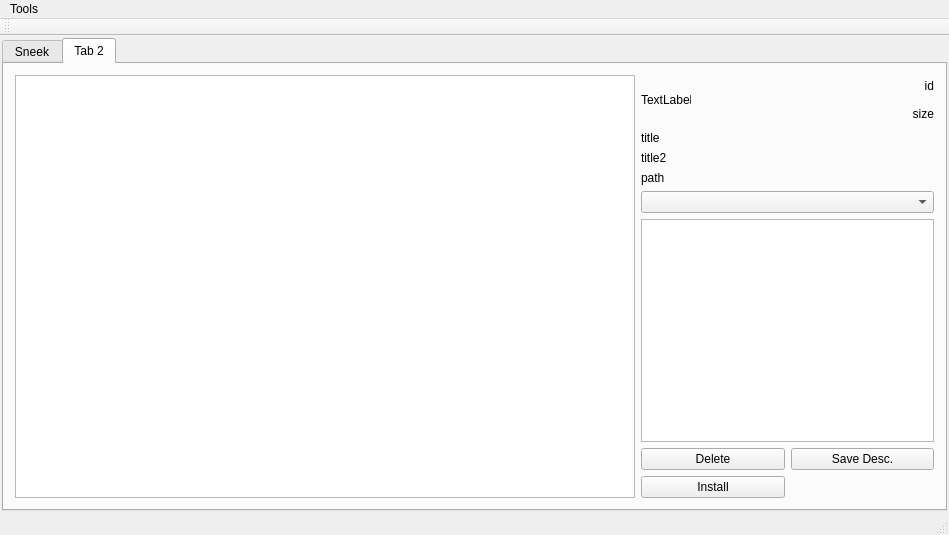
<?xml version="1.0" encoding="UTF-8"?>
<ui version="4.0">
 <class>MainWindow</class>
 <widget class="QMainWindow" name="MainWindow">
  <property name="geometry">
   <rect>
    <x>0</x>
    <y>0</y>
    <width>949</width>
    <height>535</height>
   </rect>
  </property>
  <property name="windowTitle">
   <string>MainWindow</string>
  </property>
  <widget class="QWidget" name="centralWidget">
   <layout class="QGridLayout" name="gridLayout">
    <property name="margin">
     <number>2</number>
    </property>
    <item row="0" column="0">
     <widget class="QTabWidget" name="tabWidget">
      <property name="currentIndex">
       <number>1</number>
      </property>
      <widget class="QWidget" name="sneekTab">
       <attribute name="title">
        <string>Sneek</string>
       </attribute>
       <layout class="QGridLayout" name="gridLayout_2">
        <item row="0" column="0">
         <widget class="QListWidget" name="listWidget_sneekSaves">
          <property name="minimumSize">
           <size>
            <width>620</width>
            <height>0</height>
           </size>
          </property>
          <property name="maximumSize">
           <size>
            <width>620</width>
            <height>16777215</height>
           </size>
          </property>
          <property name="selectionMode">
           <enum>QAbstractItemView::ExtendedSelection</enum>
          </property>
          <property name="iconSize">
           <size>
            <width>200</width>
            <height>80</height>
           </size>
          </property>
          <property name="movement">
           <enum>QListView::Static</enum>
          </property>
          <property name="viewMode">
           <enum>QListView::IconMode</enum>
          </property>
          <property name="uniformItemSizes">
           <bool>true</bool>
          </property>
          <property name="wordWrap">
           <bool>true</bool>
          </property>
          <property name="sortingEnabled">
           <bool>true</bool>
          </property>
         </widget>
        </item>
        <item row="0" column="1">
         <layout class="QVBoxLayout" name="verticalLayout_2">
          <item>
           <layout class="QHBoxLayout" name="horizontalLayout">
            <item>
             <widget class="QLabel" name="label_sneek_icon">
              <property name="minimumSize">
               <size>
                <width>50</width>
                <height>50</height>
               </size>
              </property>
              <property name="maximumSize">
               <size>
                <width>50</width>
                <height>50</height>
               </size>
              </property>
              <property name="text">
               <string>TextLabel</string>
              </property>
             </widget>
            </item>
            <item>
             <layout class="QVBoxLayout" name="verticalLayout">
              <item>
               <widget class="QLabel" name="label_sneek_id">
                <property name="text">
                 <string>id</string>
                </property>
                <property name="alignment">
                 <set>Qt::AlignRight|Qt::AlignTrailing|Qt::AlignVCenter</set>
                </property>
               </widget>
              </item>
              <item>
               <widget class="QLabel" name="label_sneek_size">
                <property name="minimumSize">
                 <size>
                  <width>193</width>
                  <height>0</height>
                 </size>
                </property>
                <property name="text">
                 <string>size</string>
                </property>
                <property name="alignment">
                 <set>Qt::AlignRight|Qt::AlignTrailing|Qt::AlignVCenter</set>
                </property>
               </widget>
              </item>
             </layout>
            </item>
           </layout>
          </item>
          <item>
           <widget class="QLabel" name="label_sneek_title">
            <property name="text">
             <string>title</string>
            </property>
           </widget>
          </item>
          <item>
           <widget class="QLabel" name="label_sneek_title2">
            <property name="text">
             <string>title2</string>
            </property>
           </widget>
          </item>
          <item>
           <widget class="QLabel" name="label_sneek_path">
            <property name="text">
             <string>path</string>
            </property>
           </widget>
          </item>
          <item>
           <spacer name="verticalSpacer">
            <property name="orientation">
             <enum>Qt::Vertical</enum>
            </property>
            <property name="sizeHint" stdset="0">
             <size>
              <width>20</width>
              <height>40</height>
             </size>
            </property>
           </spacer>
          </item>
          <item>
           <widget class="QPushButton" name="pushButton_sneekDelete">
            <property name="text">
             <string>Delete</string>
            </property>
           </widget>
          </item>
          <item>
           <widget class="QPushButton" name="pushButton_sneekExtract">
            <property name="text">
             <string>Extract</string>
            </property>
           </widget>
          </item>
         </layout>
        </item>
       </layout>
      </widget>
      <widget class="QWidget" name="tab_2">
       <attribute name="title">
        <string>Tab 2</string>
       </attribute>
       <layout class="QGridLayout" name="gridLayout_4">
        <item row="0" column="0">
         <widget class="QListWidget" name="listWidget_sneekSaves_2">
          <property name="minimumSize">
           <size>
            <width>620</width>
            <height>0</height>
           </size>
          </property>
          <property name="maximumSize">
           <size>
            <width>620</width>
            <height>16777215</height>
           </size>
          </property>
          <property name="selectionMode">
           <enum>QAbstractItemView::ExtendedSelection</enum>
          </property>
          <property name="iconSize">
           <size>
            <width>200</width>
            <height>80</height>
           </size>
          </property>
          <property name="movement">
           <enum>QListView::Static</enum>
          </property>
          <property name="viewMode">
           <enum>QListView::IconMode</enum>
          </property>
          <property name="uniformItemSizes">
           <bool>true</bool>
          </property>
          <property name="wordWrap">
           <bool>true</bool>
          </property>
          <property name="sortingEnabled">
           <bool>true</bool>
          </property>
         </widget>
        </item>
        <item row="0" column="1">
         <layout class="QVBoxLayout" name="verticalLayout_3">
          <item>
           <layout class="QHBoxLayout" name="horizontalLayout_2">
            <item>
             <widget class="QLabel" name="label_PC_icon">
              <property name="minimumSize">
               <size>
                <width>50</width>
                <height>50</height>
               </size>
              </property>
              <property name="maximumSize">
               <size>
                <width>50</width>
                <height>50</height>
               </size>
              </property>
              <property name="text">
               <string>TextLabel</string>
              </property>
             </widget>
            </item>
            <item>
             <layout class="QVBoxLayout" name="verticalLayout_4">
              <item>
               <widget class="QLabel" name="label_pc_id">
                <property name="text">
                 <string>id</string>
                </property>
                <property name="alignment">
                 <set>Qt::AlignRight|Qt::AlignTrailing|Qt::AlignVCenter</set>
                </property>
               </widget>
              </item>
              <item>
               <widget class="QLabel" name="label_pc_size">
                <property name="minimumSize">
                 <size>
                  <width>193</width>
                  <height>0</height>
                 </size>
                </property>
                <property name="text">
                 <string>size</string>
                </property>
                <property name="alignment">
                 <set>Qt::AlignRight|Qt::AlignTrailing|Qt::AlignVCenter</set>
                </property>
               </widget>
              </item>
             </layout>
            </item>
           </layout>
          </item>
          <item>
           <widget class="QLabel" name="label_pc_title">
            <property name="text">
             <string>title</string>
            </property>
           </widget>
          </item>
          <item>
           <widget class="QLabel" name="label_pc_title2">
            <property name="text">
             <string>title2</string>
            </property>
           </widget>
          </item>
          <item>
           <widget class="QLabel" name="label_pc_path">
            <property name="text">
             <string>path</string>
            </property>
           </widget>
          </item>
          <item>
           <widget class="QComboBox" name="comboBox_pc_date"/>
          </item>
          <item>
           <widget class="QPlainTextEdit" name="plainTextEdit"/>
          </item>
          <item>
           <layout class="QGridLayout" name="gridLayout_3">
            <item row="0" column="0">
             <widget class="QPushButton" name="pushButton_pcDelete">
              <property name="text">
               <string>Delete</string>
              </property>
             </widget>
            </item>
            <item row="0" column="1">
             <widget class="QPushButton" name="pushButton_pc_saveDesc">
              <property name="text">
               <string>Save Desc.</string>
              </property>
             </widget>
            </item>
            <item row="1" column="0">
             <widget class="QPushButton" name="pushButton_pcInstall">
              <property name="text">
               <string>Install</string>
              </property>
             </widget>
            </item>
           </layout>
          </item>
         </layout>
        </item>
       </layout>
      </widget>
     </widget>
    </item>
   </layout>
  </widget>
  <widget class="QMenuBar" name="menuBar">
   <property name="geometry">
    <rect>
     <x>0</x>
     <y>0</y>
     <width>949</width>
     <height>27</height>
    </rect>
   </property>
   <widget class="QMenu" name="menuTools">
    <property name="title">
     <string>Tools</string>
    </property>
    <addaction name="actionSet_Sneek_Path"/>
   </widget>
   <addaction name="menuTools"/>
  </widget>
  <widget class="QToolBar" name="mainToolBar">
   <attribute name="toolBarArea">
    <enum>TopToolBarArea</enum>
   </attribute>
   <attribute name="toolBarBreak">
    <bool>false</bool>
   </attribute>
  </widget>
  <widget class="QStatusBar" name="statusBar"/>
  <action name="actionSet_Sneek_Path">
   <property name="text">
    <string>Set Sneek Path...</string>
   </property>
   <property name="shortcut">
    <string>Ctrl+L</string>
   </property>
  </action>
 </widget>
 <layoutdefault spacing="6" margin="11"/>
 <resources/>
 <connections/>
</ui>
